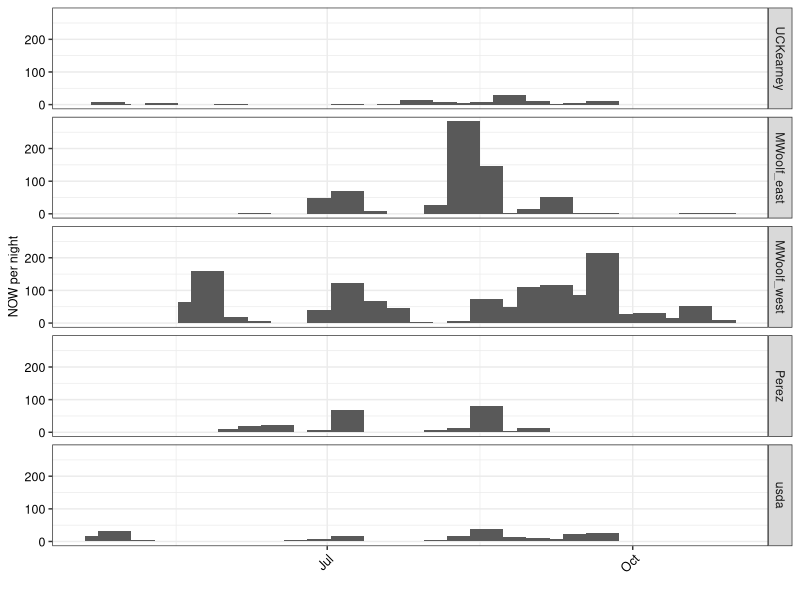
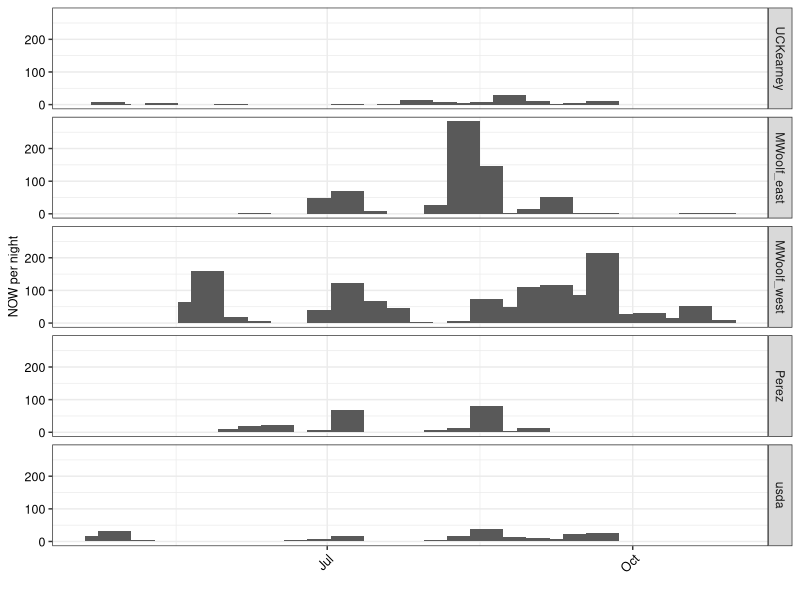

Write the R code that produced these figures, in order.
#============================================================================
# script1_y19_plot_weeks_hour.R
#
# Explore 2019 field season data at half hour intervals from five TrapView
# stations
# PARTS
#  1. Read in data and recode for useful time values (line 17)
#       Not dealt with in useful manner until later script
#  2. Summarize data with tables and graphs (line 55)
#       Create daily profiles by site
#
#============================================================================

library(tidyverse) # Preferred dialect of R
library(lubridate) # Work with Dates
library(timechange)

#-- 1. Read in data and recode for useful time values -----------------------

### Retrieve the 2019 data set
allsites <- read_csv("./data/allsites_y19.csv")
allsites
# A tibble: 38,202 x 6
#   datetime            pest_nmbr pest_dif reviewed event site     
#   <dttm>                  <dbl>    <dbl> <chr>    <chr> <chr>    
# 1 2019-04-26 13:56:00         7        7 Yes      NA    UCKearney
# 2 2019-04-26 14:56:00         7        0 Yes      NA    UCKearney

### NB See 2020 script. We have to tell R that these time values are 
### California local time and not UTC

### Store local time zone in memory for subsequent steps
localtz <- "America/Los_Angeles"

### Get Date and Minutes from midnight
attr(allsites$datetime, "tzone")
# [1] "UTC"
# Even though the data from Trapview show correct times for PDT 
# (aka. "America/Los_Angeles"), the timezone attribute shows UTC. 
# If we don't use a function to change this it will mess up datetime math
allsites$datetime <- time_force_tz(allsites$datetime, tz = localtz)
attr(allsites$datetime, "tzone")
# attr(allsites$datetime, "tzone")
# See also algorith in  test_timechange.R for setting 24:00 to local sundown

allsites$caldate <- as.Date(allsites$datetime) # Date-only variable

allsites <- allsites %>%  # Midnight for that date
  mutate(midnite = make_datetime(year(datetime),
                                 month(datetime),
                                 day(datetime),0,0,0,localtz))

# Find minutes from midnight
allsites$elapsed_min <- as.numeric(allsites$datetime - allsites$midnite)/60

# Use integer division to bin by hour
allsites$hr <- allsites$elapsed_min%/%60

# Get Julian date and epiweek (Day as 1-365 and week as 1-52)
allsites$julian <- yday(allsites$caldate)
allsites$wk <- epiweek(allsites$caldate)

# variables as rows, shows data types
glimpse(allsites)

# Get site as factor
allsites$site <- factor(allsites$site, levels = unique(allsites$site))

#-- 2. Summarize data with tables and graphs  -------------------------------

### Summarize counts per week as a table
Obs_by_date <- allsites %>% 
  group_by(wk,caldate,site) %>% 
  summarize(nObs = sum(pest_dif)) %>% 
  spread(key = site, value = nObs)

#write.csv(Obs_by_date,"./data/table_counts_wk_by_site.csv")

### Creat a plot of counts by week
wkly <- allsites %>% 
  group_by(wk,caldate,site) %>% 
  summarize(Date = min(caldate),
            orangeworm = sum(pest_dif))
wkly2 <- wkly %>% 
  group_by(wk,site) %>% 
  summarize(Date = min(Date),
            orangeworm = sum(orangeworm))

plot_wkly_by_site <- ggplot(wkly2, aes(x = Date,y = orangeworm)) +
  geom_col(width = 10) +
  facet_grid(site ~ .) +
# any width over 3.0 gives a warning about non-overlapping x intervals
# I think it looks better with width = 5.0
  theme_bw() +
  xlab("") +
  ylab("NOW per night") +
  theme(axis.text.x = element_text(color = "black", size = 9, angle = 45, hjust = 1),
        axis.text.y = element_text(color = "black", size = 9),
        axis.title.x = element_text(color = "black", size = 9),
        axis.title.y = element_text(color = "black", size = 9),
        legend.title = element_text(color = "black", size = 14),
        legend.text = element_text(color = "black", size = 14))

plot_wkly_by_site

ggsave(filename = "Y19_trapview_wkly_by_site.jpg", plot_wkly_by_site, path = "./results",
       width = 5.83, height = 5.83, dpi = 300, units = "in", device='jpg')


### Mess--see how handled for 2020
# hrly <- allsites %>%
#   group_by(wk,site,hr) %>%
#   summarise(Count = sum(pest_dif, na.rm = TRUE))
# 
# hrly_by_week <- ggplot(hrly, aes(x = hr, y = Count)) +
#   geom_col() +
#   scale_y_continuous(breaks = c(0,80)) +
#   facet_grid(wk ~ site) +
#   theme_bw() +
#   xlab("Hour of day") +
#   ylab("NOW captured") +
#   theme(axis.text.x = element_text(color = "black", size = 10),
#         axis.text.y = element_text(color = "black", size = 8),
#         axis.title.x = element_text(color = "black", size = 10),
#         axis.title.y = element_text(color = "black", size = 10),
#         legend.title = element_text(color = "black", size = 14),
#         legend.text = element_text(color = "black", size = 14))
# 
# hrly_by_week
# 
# ggsave(filename = "Y19_hrly_by_week.jpg", hrly_by_week, path = "./output",
#        width = 7.5, height = 7.5, dpi = 300, units = "in", device='jpg')


